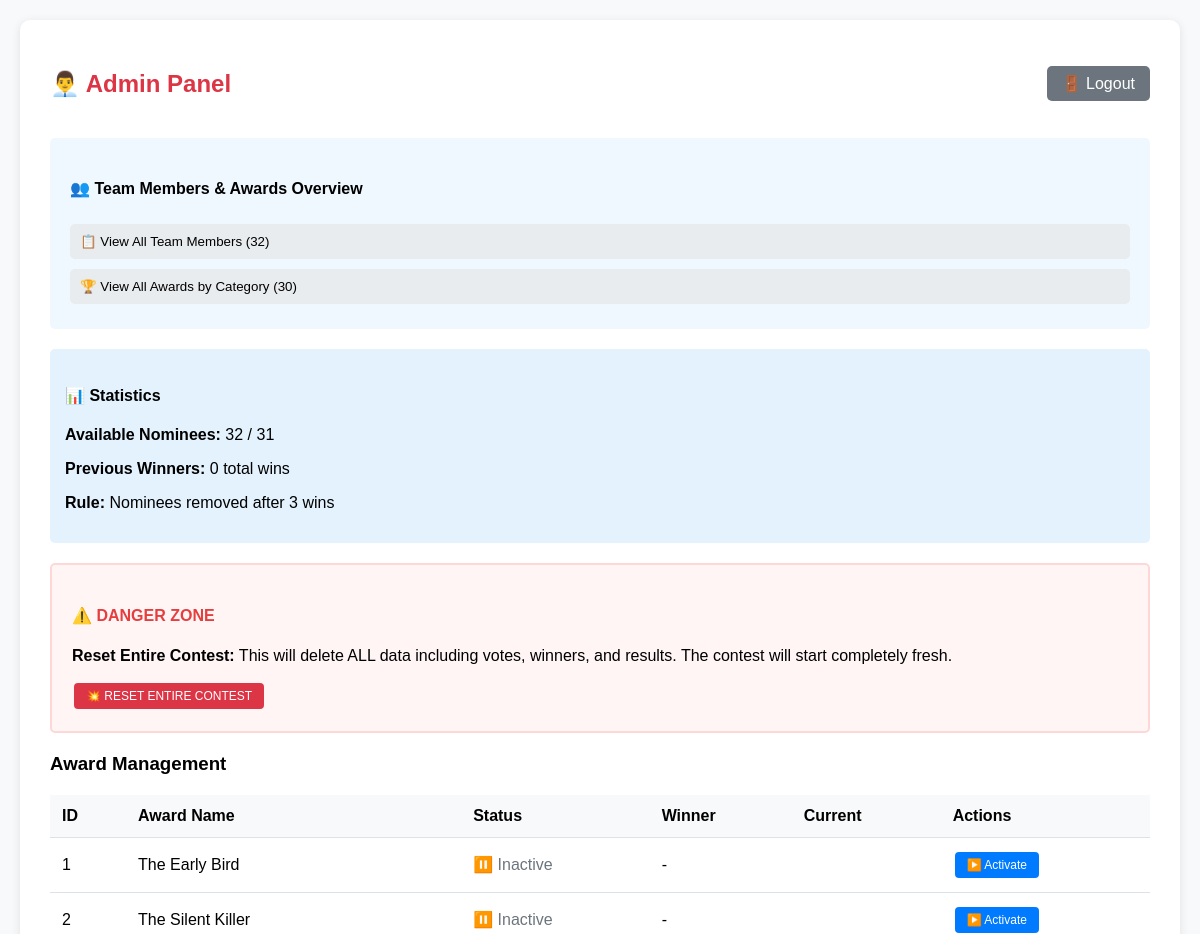
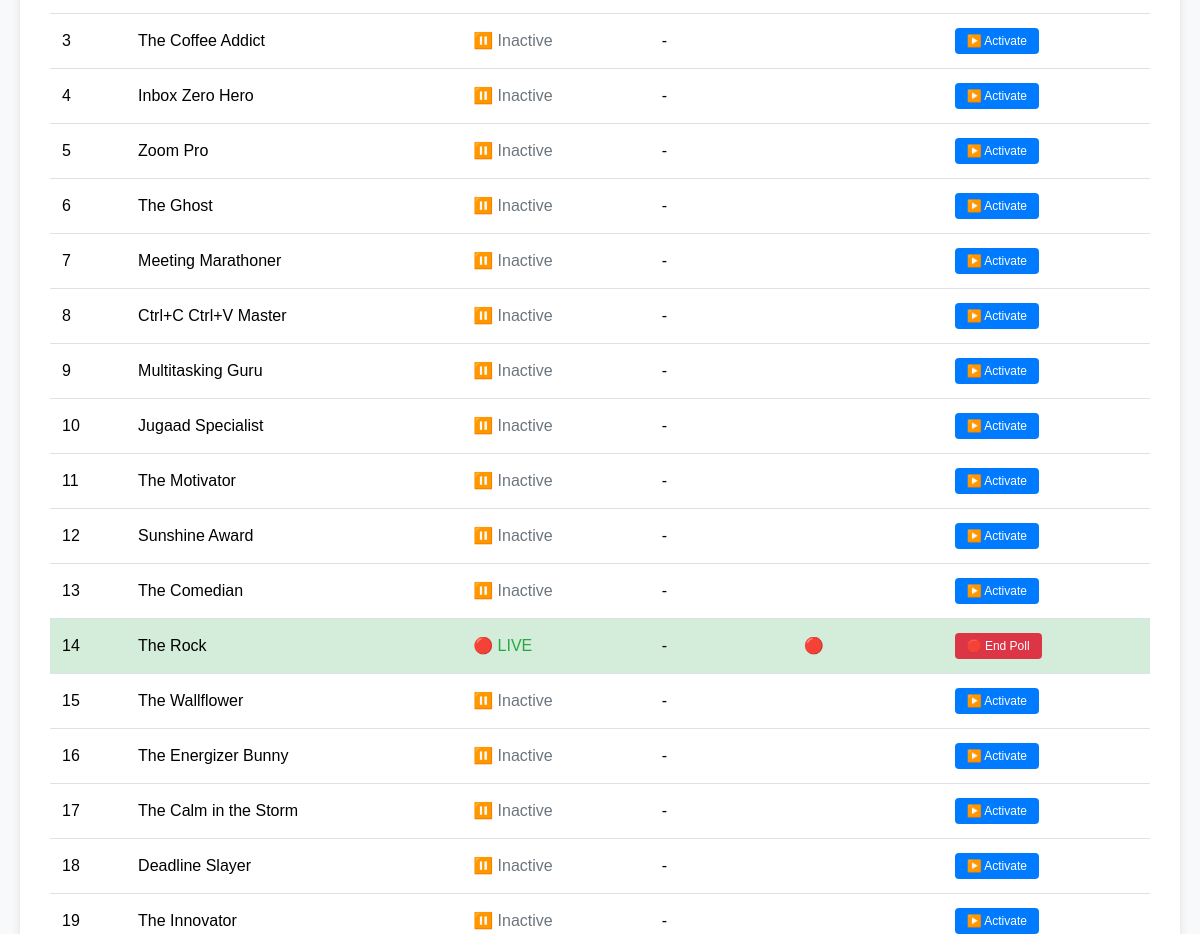
Before: /admin (signed in, upper part) with the older database file (2 pictures, top to bottom).
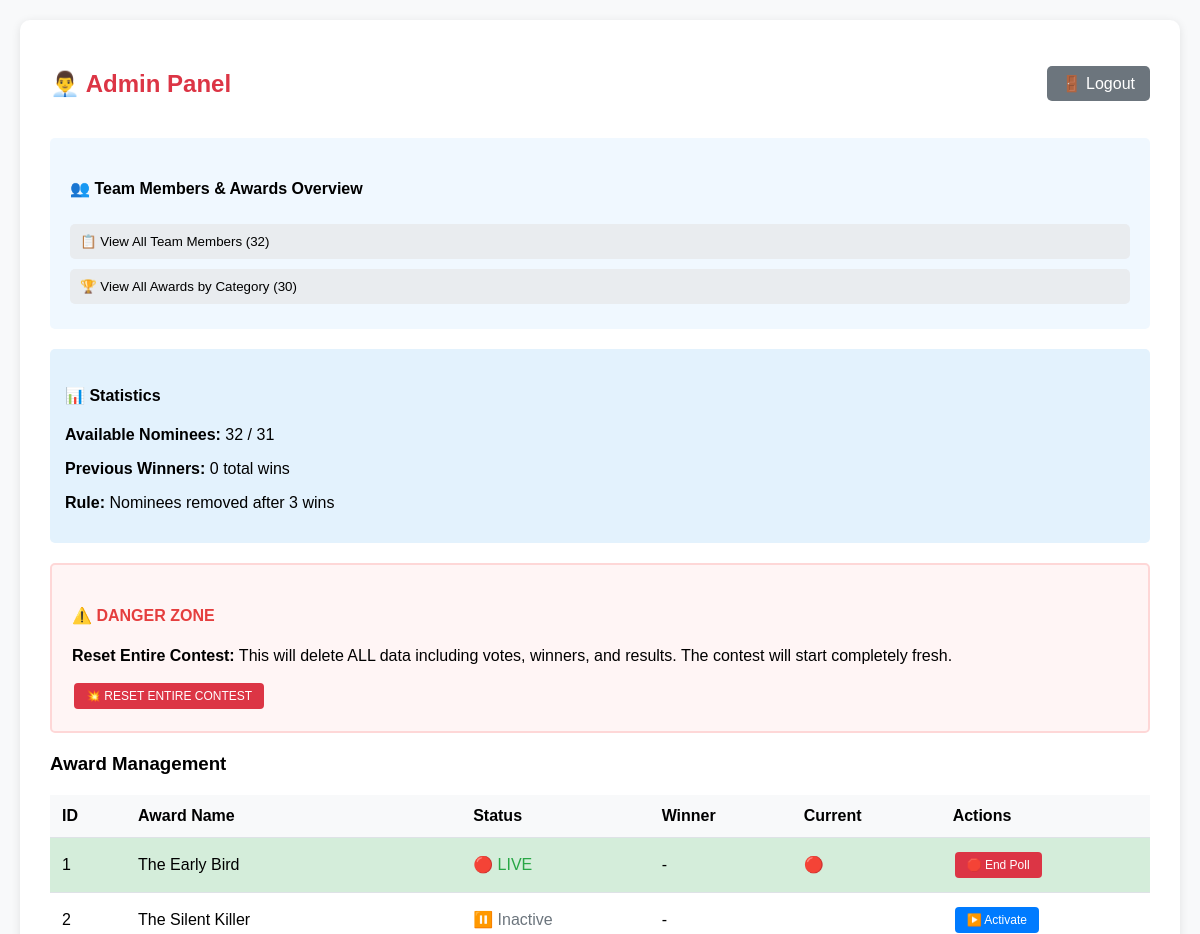
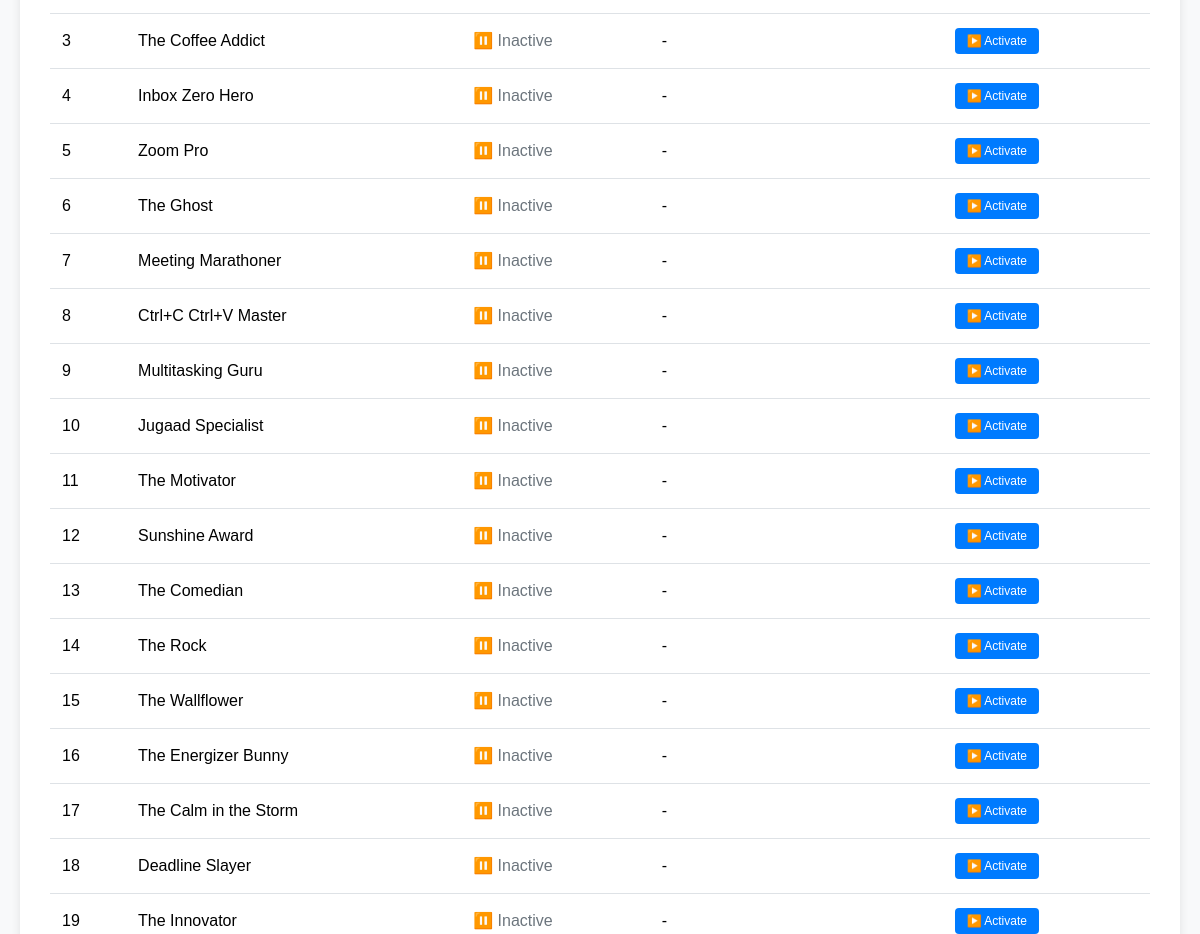
After: the same page with the newer database file (2 pictures, top to bottom).
### tables this page shows
CREATE TABLE awards (
                id INTEGER PRIMARY KEY,
                name TEXT,
                description TEXT,
                posted BOOLEAN DEFAULT 0,
                winner TEXT,
                current BOOLEAN DEFAULT 0
            );

### app.py (the view, shortened to what this page needs)
@app.route("/admin", methods=["GET", "POST"])
def admin_panel():
    if not check_admin_auth():
        return redirect("/admin_login")
    with db_conn() as conn:
        c = conn.cursor()
        c.execute("SELECT id, name, posted, winner, current FROM awards ORDER BY id")
        awards = c.fetchall()
        c.execute("SELECT nominee, award_name FROM winners ORDER BY won_date")
        winners_list = c.fetchall()
        available_count = len(get_available_nominees())
    return render_template("admin.html", awards=awards, winners_list=winners_list, available_count=available_count)

### app.py (called while the page is built)
def db_conn():
    return sqlite3.connect(DB_FILE)

def get_available_nominees():
    with db_conn() as conn:
        c = conn.cursor()
        c.execute("SELECT nominee, COUNT(*) as win_count FROM winners GROUP BY nominee")
        winner_counts = c.fetchall()
        excluded_nominees = [nominee for nominee, count in winner_counts if count >= 3]
        return [nominee for nominee in NOMINEES if nominee not in excluded_nominees]

@app.before_request
def assign_key():
    if not hasattr(app, '_db_initialized'):
        init_db()
        app._db_initialized = True

def check_admin_auth():
    return session.get('admin_authenticated') == True

### templates/admin.html (shortened to what this page needs)
<!DOCTYPE html>
<html>
<head>
</head>
<body>
    <div class="container">
        <div class="admin-header">
            <h2>👨‍💼 Admin Panel</h2>
            <a href="{{ url_for('admin_logout') }}" style="background:#6c757d;color:white;padding:8px 15px;text-decoration:none;border-radius:5px;">🚪 Logout</a>
        </div>
        <div class="data-section">
            <h4>👥 Team Members & Awards Overview</h4>
            <button class="collapsible" onclick="toggleContent('nominees-content')">
                📋 View All Team Members (32)
            </button>
            <button class="collapsible" onclick="toggleContent('awards-content')">
                🏆 View All Awards by Category (30)
            </button>
        </div>
        <div class="stats">
            <h4>📊 Statistics</h4>
            <p><strong>Available Nominees:</strong> {{ available_count }} / 31</p>
            <p><strong>Previous Winners:</strong> {{ winners_list|length }} total wins</p>
            <p><strong>Rule:</strong> Nominees removed after 3 wins</p>
        </div>
        <div class="danger-zone">
            <h4>⚠️ DANGER ZONE</h4>
            <p><strong>Reset Entire Contest:</strong> This will delete ALL data including votes, winners, and results. The contest will start completely fresh.</p>
            <form method="post" style="margin-top: 10px;">
                <button name="action" value="reset_entire_contest" class="btn btn-danger" onclick="return confirm('🚨 DANGER: RESET ENTIRE CONTEST 🚨\n\nThis will permanently delete:\n✗ All votes\n✗ All winners\n✗ All results\n✗ All poll history\n\nThe contest will start completely fresh.\n\nAre you ABSOLUTELY SURE you want to continue?\n\nThis action CANNOT be undone!')">💥 RESET ENTIRE CONTEST</button>
            </form>
        </div>
        <h3>Award Management</h3>
        <table>
            <tr>
                <th>ID</th>
                <th>Award Name</th>
                <th>Status</th>
                <th>Winner</th>
                <th>Current</th>
                <th>Actions</th>
            </tr>
            {% for id, name, posted, winner, current in awards %}
            <tr class="{% if current %}current{% elif posted %}posted{% endif %}">
                <td>{{ id }}</td>
                <td>{{ name }}</td>
                <td>
                    {% if posted %}
                        <span style="color:#dc3545;">✅ Closed</span>
                    {% elif current %}
                        <span style="color:#28a745;">🔴 LIVE</span>
                    {% else %}
                        <span style="color:#6c757d;">⏸️ Inactive</span>
                    {% endif %}
                </td>
                <td>{{ winner or '-' }}</td>
                <td>{{ '🔴' if current else '' }}</td>
                <td>
                    {% if not current %}
                    <form method="post" style="display:inline;">
                        <button name="action" value="set_current" class="btn btn-primary">▶️ Activate</button>
                    </form>
                    {% endif %}
                    {% if current and not posted %}
                    <form method="post" style="display:inline;">
                        <button name="action" value="end" class="btn btn-danger" onclick="return confirm('End this poll and declare the winner?')">🛑 End Poll</button>
                    </form>
                    {% endif %}
                </td>
            </tr>
            {% endfor %}
        </table>
    </div>
</body>
</html>

### templates/admin.html (style rules this page uses)
body { font-family: Arial, sans-serif; margin: 20px; background: #f8f9fa; }
.container { background: white; padding: 30px; border-radius: 10px; box-shadow: 0 2px 10px rgba(0,0,0,0.1); }
h2 { color: #dc3545; margin-bottom: 20px; }
table { width: 100%; border-collapse: collapse; margin: 20px 0; }
th, td { padding: 12px; text-align: left; border-bottom: 1px solid #dee2e6; }
th { background: #f8f9fa; font-weight: bold; }
.current { background: #d4edda; }
.btn { padding: 6px 12px; margin: 2px; border: none; border-radius: 4px; cursor: pointer; font-size: 12px; }
.btn-primary { background: #007bff; color: white; }
.btn-danger { background: #dc3545; color: white; }
.stats { background: #e3f2fd; padding: 15px; border-radius: 5px; margin: 10px 0; }
.admin-header { display: flex; justify-content: space-between; align-items: center; margin-bottom: 20px; }
.danger-zone { background: #fff5f5; border: 2px solid #fed7d7; padding: 20px; border-radius: 5px; margin: 20px 0; }
.danger-zone h4 { color: #e53e3e; }
.data-section { background: #f0f8ff; padding: 20px; border-radius: 5px; margin: 20px 0; }
.collapsible { background: #e9ecef; padding: 10px; border: none; width: 100%; text-align: left; cursor: pointer; border-radius: 5px; margin: 5px 0; }

Changed rows visible on the page:
changed awards "The Early Bird": current (not shown) → "🔴"; current "⏸️ Inactive ▶️ Activate" → "🔴 LIVE 🛑 End Poll"
changed awards "The Rock": current "🔴" → (not shown); current "🔴 LIVE 🛑 End Poll" → "⏸️ Inactive ▶️ Activate"
